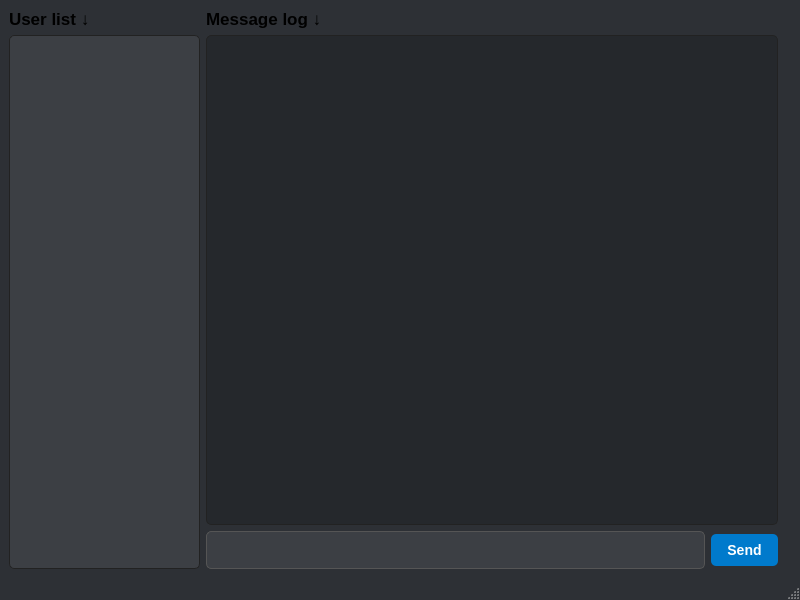
<?xml version="1.0" encoding="UTF-8"?>
<ui version="4.0">
 <class>MainWindow</class>
 <widget class="QMainWindow" name="MainWindow">
  <property name="geometry">
   <rect>
    <x>0</x>
    <y>0</y>
    <width>800</width>
    <height>600</height>
   </rect>
  </property>
  <property name="windowTitle">
   <string>MainWindow</string>
  </property>
  <property name="styleSheet">
   <string notr="true">/* === 主窗口和背景 === */
QMainWindow#MainWindow, QWidget#centralwidget {
    background-color: #2D3035; /* 深灰色背景 */
}

/* === 用户列表 (QListWidget) === */
QListWidget {
    background-color: #3C3F44; /* 比背景稍亮的灰色 */
    color: #E0E0E0; /* 列表文字颜色 */
    border: 1px solid #222; /* 更深的边框 */
    border-radius: 5px;
    padding: 5px; /* 列表的内边距 */
    font-size: 14px;
}
/* 列表中的每一项 */
QListWidget::item {
    padding: 8px; /* 每一项的内边距 */
    border-radius: 4px; /* 项的圆角 */
}
/* 鼠标悬停在某一项上 */
QListWidget::item:hover {
    background-color: #4A4E54; /* 悬停时背景变亮 */
}
/* 选中某一项时 */
QListWidget::item:selected {
    background-color: #007ACC; /* 蓝色高亮 */
    color: white; /* 选中时文字变白 */
}

/* === 聊天显示窗口 (QTextBrowser) === */
QTextBrowser {
    background-color: #25282C; /* 更深的背景，与输入区分开 */
    color: #F0F0F0;
    border: 1px solid #222;
    border-radius: 5px;
    padding: 8px; /* 内边距 */
    font-size: 14px;
}

/* === 消息输入框 (QLineEdit) === */
QLineEdit {
    background-color: #3C3F44;
    color: #F0F0F0;
    border: 1px solid #555;
    border-radius: 5px;
    padding: 8px;
    font-size: 15px;
}
/* 输入框获取焦点时的样式 */
QLineEdit:focus {
    border: 1px solid #007ACC;
    background-color: #454950;
}

/* === 发送按钮 (QPushButton) === */
QPushButton#sendButton {
    background-color: #007ACC;
    color: white;
    border: none;
    border-radius: 5px;
    padding: 8px 16px; /* 左右内边距更大 */
    font-size: 14px;
    font-weight: bold;
}
QPushButton#sendButton:hover {
    background-color: #008AEF;
}
QPushButton#sendButton:pressed {
    background-color: #006ABF;
}

/* === 滚动条通用样式 (QScrollBar) === */
QScrollBar:vertical {
    border: none;
    background: #2D3035; /* 滚动条背景色 */
    width: 10px; /* 滚动条宽度 */
    margin: 0px 0px 0px 0px;
}
QScrollBar::handle:vertical {
    background: #555; /* 滚动条滑块颜色 */
    min-height: 20px; /* 滑块最小高度 */
    border-radius: 5px;
}
QScrollBar::handle:vertical:hover {
    background: #777; /* 悬停时滑块颜色 */
}
/* 隐藏上下箭头 */
QScrollBar::add-line:vertical, QScrollBar::sub-line:vertical {
    height: 0px;
}

/* === 菜单栏和状态栏 === */
QMenuBar {
    background-color: #2D3035;
    color: #E0E0E0;
}
QMenuBar::item {
    background: transparent;
    padding: 4px 8px;
}
QMenuBar::item:selected {
    background: #4A4E54;
}
QMenu {
    background-color: #3C3F44;
    color: #E0E0E0;
    border: 1px solid #222;
}
QMenu::item:selected {
    background-color: #007ACC;
}
QStatusBar {
    background-color: #2D3035;
    color: #A0A0A0;
}</string>
  </property>
  <widget class="QWidget" name="centralwidget">
   <layout class="QHBoxLayout" name="horizontalLayout_3">
    <item>
     <layout class="QHBoxLayout" name="horizontalLayout" stretch="1,3">
      <item>
       <layout class="QVBoxLayout" name="verticalLayout_2" stretch="0,1">
        <item>
         <widget class="QLabel" name="label">
          <property name="font">
           <font>
            <pointsize>13</pointsize>
            <italic>false</italic>
            <bold>true</bold>
            <underline>false</underline>
           </font>
          </property>
          <property name="text">
           <string>User list ↓</string>
          </property>
         </widget>
        </item>
        <item>
         <widget class="QListWidget" name="userListWidget"/>
        </item>
       </layout>
      </item>
      <item>
       <layout class="QVBoxLayout" name="verticalLayout" stretch="0,1,0">
        <item>
         <layout class="QVBoxLayout" name="verticalLayout_3">
          <item>
           <widget class="QLabel" name="label_2">
            <property name="font">
             <font>
              <pointsize>13</pointsize>
              <italic>false</italic>
              <bold>true</bold>
             </font>
            </property>
            <property name="text">
             <string>Message log ↓</string>
            </property>
           </widget>
          </item>
         </layout>
        </item>
        <item>
         <widget class="QTextBrowser" name="chatDisplayBrowser"/>
        </item>
        <item>
         <layout class="QHBoxLayout" name="horizontalLayout_2">
          <item>
           <widget class="QLineEdit" name="messageLineEdit"/>
          </item>
          <item>
           <widget class="QPushButton" name="sendButton">
            <property name="text">
             <string>Send</string>
            </property>
           </widget>
          </item>
         </layout>
        </item>
       </layout>
      </item>
     </layout>
    </item>
    <item>
     <widget class="QLabel" name="statusLabel">
      <property name="text">
       <string/>
      </property>
     </widget>
    </item>
   </layout>
  </widget>
  <widget class="QMenuBar" name="menubar">
   <property name="geometry">
    <rect>
     <x>0</x>
     <y>0</y>
     <width>800</width>
     <height>24</height>
    </rect>
   </property>
  </widget>
  <widget class="QStatusBar" name="statusbar"/>
 </widget>
 <resources/>
 <connections/>
</ui>
